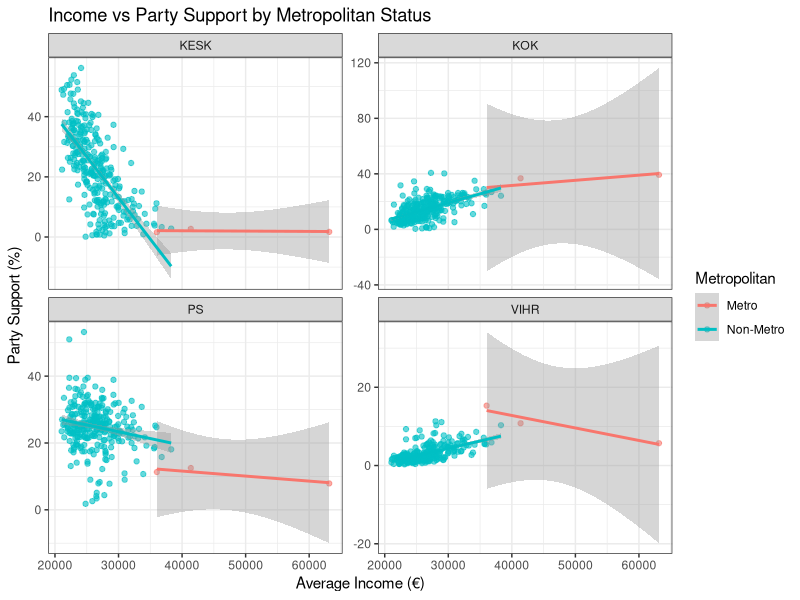
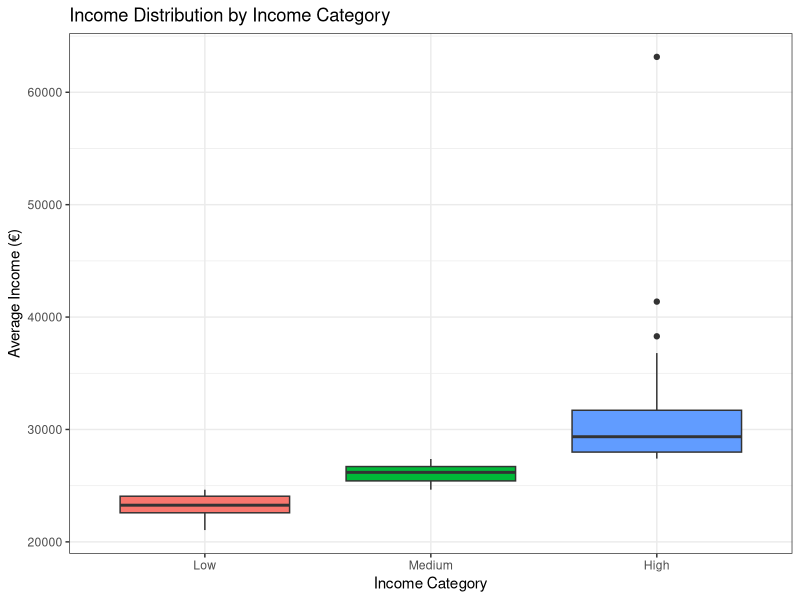
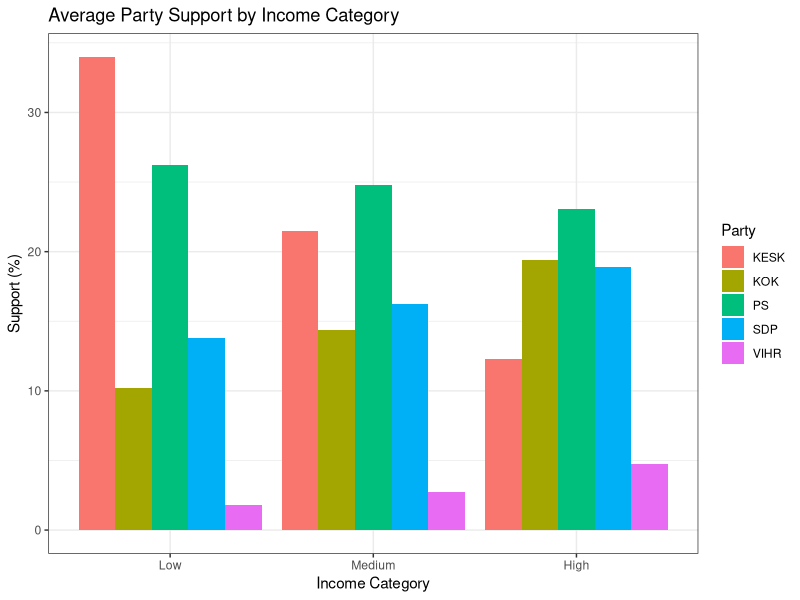
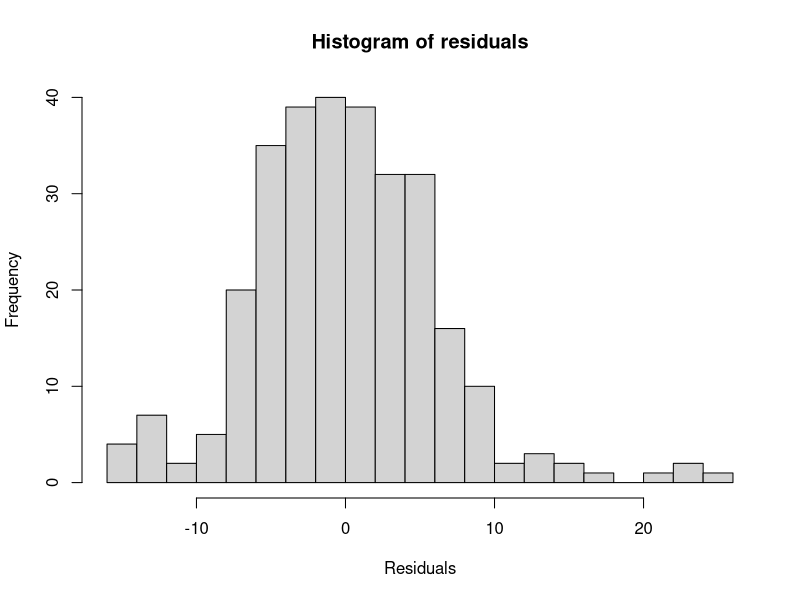
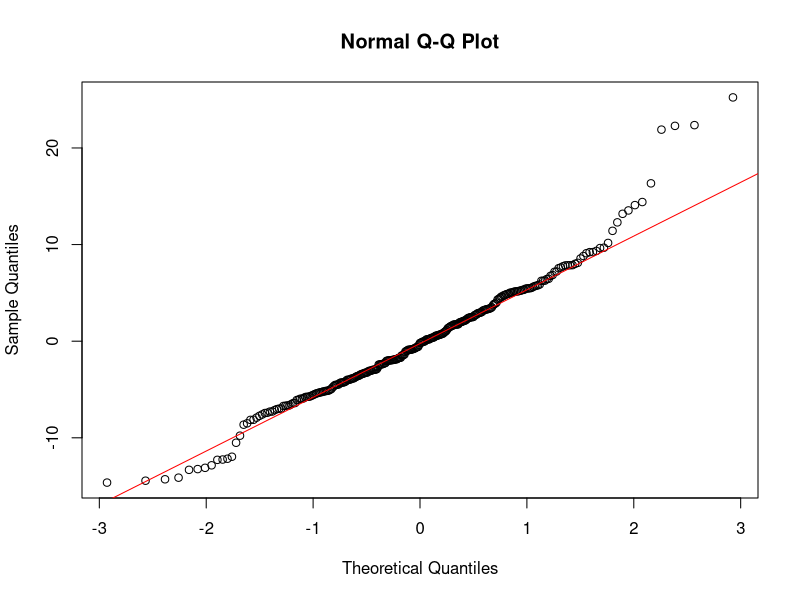
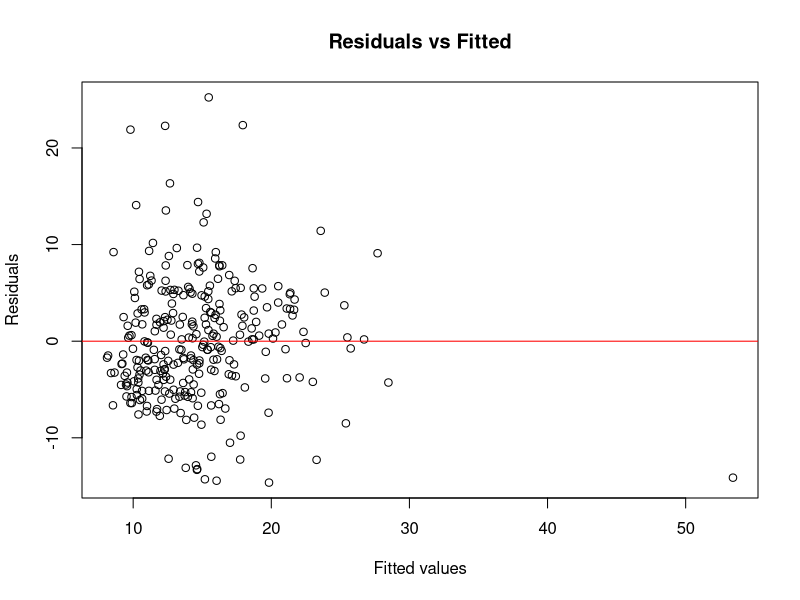

Here is the R script that generated these plots, in order:
library(dplyr)
library(ggplot2)
library(tidyr)
library(car)
library(lmtest)
setwd("C:/Users/hasib/Downloads/Question 5")
# Load income and election data
income_df <- read.csv("tulot2017.csv", stringsAsFactors = FALSE, fileEncoding = "Latin1")
election_df <- read.csv("ek2023.csv", stringsAsFactors = FALSE, fileEncoding = "Latin1")
head(income_df)
head(election_df)

colnames(income_df)
colnames(election_df)

#merge data on "Alue" or Municipality
merged_df <- full_join(income_df, election_df, by = "Alue")
merged_df

merged_df <- merged_df %>% filter(Alue != "KOKO MAA")
merged_df

#filter out missing values for analysis
analysis_df <- merged_df %>% filter(!is.na(Tulot) & !is.na(SDP))

analysis_df

#feature engineering

metropolitan_cities <- c("Helsinki", "Espoo", "Vaanta", "Kauniainen")

analysis_df <- analysis_df %>% 
  mutate(Metropolitan = ifelse(Alue %in% metropolitan_cities, "Metro", "Non-Metro"), 
         Income_Category = cut(Tulot, breaks = quantile(Tulot, probs = c(0, 1/3, 2/3, 1), na.rm = TRUE), 
         labels = c("Low", "Medium", "High"), include.lowest = TRUE), 
         Left_Bloc = SDP + VAS + VIHR, Center_Bloc = KESK + KD, Right_Bloc = KOK + PS)

head(analysis_df)

#determine dominant parties
party_cols <- c("SDP", "PS", "KOK", "KESK", "VIHR", "VAS", "RKP") 
analysis_df$Dominant_Party <- apply(analysis_df[, party_cols], 1, function(row) names(which.max(row)))

str(party_cols)

#descriptive statistics 
summary(analysis_df$Tulot) 
table(analysis_df$Metropolitan) 
table(analysis_df$Income_Category) 
table(analysis_df$Dominant_Party)

#visualization
#scatterplot of Income vs Party support by metroplotan status
party_data <- analysis_df %>%
  select(Alue, Tulot, KOK, KESK, VIHR, PS, Metropolitan) %>%
  pivot_longer(cols = c("KOK", "KESK", "VIHR", "PS"), names_to = "Party", values_to = "Support")

ggplot(party_data, aes(x = Tulot, y = Support, color = Metropolitan)) +
  geom_point(alpha = 0.6) +
  geom_smooth(method = "lm") +
  facet_wrap(~ Party, scales = "free_y") +
  labs(title = "Income vs Party Support by Metropolitan Status",
       x = "Average Income (€)",
       y = "Party Support (%)") +
  theme_bw()

#boxplot showing Income distribution by category
ggplot(analysis_df, aes(x = Income_Category, y = Tulot, fill = Income_Category)) +
  geom_boxplot() +
  labs(title = "Income Distribution by Income Category",
       x = "Income Category", y = "Average Income (€)") +
  theme_bw() +
  theme(legend.position = "none")

#which area has the outliers?: Kauniainen
analysis_df %>%
  arrange(desc(Tulot)) %>%
  select(Alue, Tulot) %>%
  head(10)

# Barplot: Mean party support by income category
party_means <- analysis_df %>%
  group_by(Income_Category) %>%
  summarise(across(all_of(c("KOK", "KESK", "VIHR", "PS", "SDP")), mean, na.rm = TRUE)) %>%
  pivot_longer(cols = -Income_Category, names_to = "Party", values_to = "Mean_Support")

ggplot(party_means, aes(x = Income_Category, y = Mean_Support, fill = Party)) +
  geom_bar(stat = "identity", position = "dodge") +
  labs(title = "Average Party Support by Income Category",
       x = "Income Category", y = "Support (%)") +
  theme_bw()

#statistical tests
#pearson correlation between income and party support
correlations <- sapply(party_cols, function(party) {
  cor.test(analysis_df$Tulot, analysis_df[[party]], use = "complete.obs")$estimate
})
print(correlations)

#t-test for income difference by metropolitan vs non-metropolitan
t_test_income <- t.test(Tulot ~ Metropolitan, data = analysis_df)
print(t_test_income)

#non-parametric test wilcoxon rank-sum
wilcox.test(Tulot ~ Metropolitan, data = analysis_df)

#Anova
dominant_counts <- table(analysis_df$Dominant_Party)
major_parties <- names(which(dominant_counts > 10))
anova_df <- filter(analysis_df, Dominant_Party %in% major_parties)
anova_result <- aov(Tulot ~ Dominant_Party, data = anova_df)
summary(anova_result)
if(summary(anova_result)[[1]][["Pr(>F)"]][1] < 0.05){
  print(TukeyHSD(anova_result))
}

#linear regression
#model 1
lm1 <- lm(KOK ~ Tulot, data = analysis_df)
summary(lm1)

#mode 2: adding metropolitan area as a covariate
lm2 <- lm(KOK ~ Tulot + Metropolitan, data = analysis_df)
summary(lm2)

#model comparison
anova(lm1, lm2)

#regression diagnostics for model 2
bptest(lm2)
shapiro.test(residuals(lm2))

#histogram of residuals
resid_vals <- residuals(lm2)
hist(resid_vals,
     breaks = 20,
     main = "Histogram of residuals",
     xlab = "Residuals")

#qq plot
qqnorm(resid_vals)
qqline(resid_vals, col = "red")

#residuals vs fitted plot
plot(lm2$fitted.values, resid_vals,
     xlab = "Fitted values",
     ylab = "Residuals",
     main = "Residuals vs Fitted")
abline(h = 0, col = "red")

